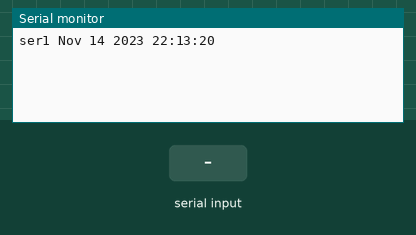
Bench run of a sketch on a simulated Arduino Mega 2560, built with avr-gcc and run on an emulated ATmega2560. On the bench: the last lines printed to the serial monitor. Inputs (shaded band) come from the test bench.

Above: at 1.2 s.
1.3 s: "?" received over the second serial link
At 2.5 s:
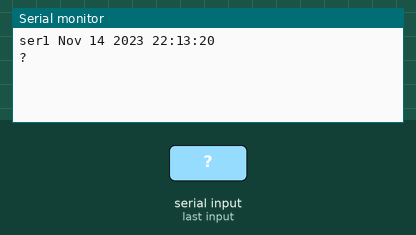
2.8 s: "90,45\n" received over the second serial link
At 3.7 s:
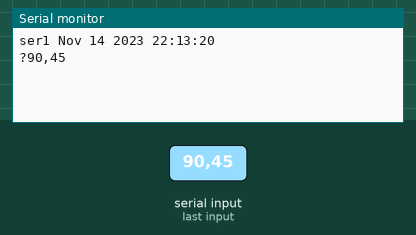
4.3 s: "0\n" received over the second serial link
At 4.9 s:
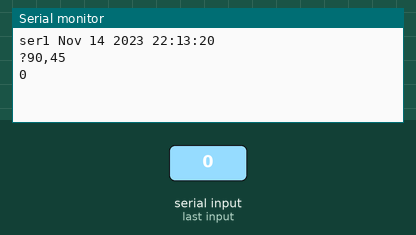
5.8 s: "a90\n" received over the second serial link
At 7.0 s:
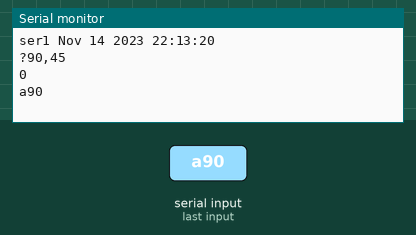
7.3 s: "a,45\n" received over the second serial link
At 8.4 s:
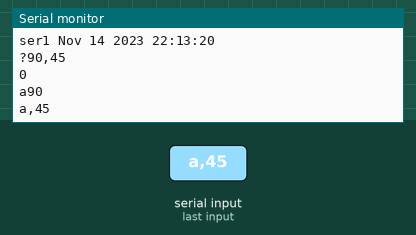

The sketch:

ser1.ino
```cpp
/* Serial1  test fot Mega328PB
  using MiniCore, might have problems if compiling with other boards (e.g. printf)
  TXD1 is PB3 Arduino 11  yello to RX
  RXD1 is PB4 Arduino 12  white to TX
*/

const byte pMOSI = 11; //PB3
const byte pMISO = 12; //PB4
const byte pSCK = 13; //PB4
const byte pSS = 10; //PB4
byte volatile ovcnt;
bool amSlave;
byte spiMode;
byte spiClck;  //Master 0 to 3
const byte dataM = 50;
byte dataIn[dataM];
byte volatile dataInP = 0;
byte volatile dataOutP = 0;
byte dataOut[dataM] = {1, 2, 3, 5, 6, 7, 8, 9};
byte verb = 2;

#include <EEPROM.h>

void prnt(PGM_P p) {
  // output char * from flash,
  while (1) {
    char c = pgm_read_byte(p++);
    if (c == 0) break;
    Serial.write(c);
  }
  Serial.write(" ");
}

void msgF(const __FlashStringHelper *ifsh, uint16_t n) {
  if (verb > 1) {
    PGM_P p = reinterpret_cast<PGM_P>(ifsh);
    prnt(p);
    Serial.println(n);
  }
}

void doCmd(unsigned char tmp) {
  static int  inp;                   // numeric input
  static bool inpAkt = false;        // true if last input was a number
  bool weg = false;
  // handle specials
  if (tmp == '?')  return;
  // handle numbers
  if ( tmp == 8) { //backspace removes last digit
    weg = true;
    inp = inp / 10;
  }
  if ((tmp >= '0') && (tmp <= '9')) {
    weg = true;
    if (inpAkt) {
      inp = inp * 10 + (tmp - '0');
    } else {
      inpAkt = true;
      inp = tmp - '0';
    }
  }
  if (weg) {
    // Serial.print("\b\b\b\b");
    // Serial.print(inp);
    return;
  }

  inpAkt = false;

  switch (tmp) {
    case 'a':   //
      break;

    default:
      Serial.print ("?");
      Serial.println (byte(tmp));
      tmp = '?';
  } //switch
}


void setup() {
  const char ich[] PROGMEM = "ser1 " __DATE__  " " __TIME__;
  //Serial.begin(38400);
  Serial.begin(115200);
  Serial.println(ich);
  Serial1.begin(115200);
}

void loop() {
  unsigned char c;
  if (Serial1.available() > 0) {
    c = Serial1.read();
    Serial.print(char(c));
  }

  if (Serial.available() > 0) {
    c = Serial.read();
    Serial1.print(char(c));
    //doCmd(c);
  }


}
```

Measured:
- after the input at 1.3 s, the serial monitor: prints a new line at once (image 1)
- after the input at 2.8 s, the serial monitor: prints a new line at once (image 2)
- after the input at 4.3 s, the serial monitor: prints a new line at once (image 3)
- after the input at 5.8 s, the serial monitor: prints a new line at once (image 4)
- after the input at 7.3 s, the serial monitor: prints a new line at once (image 5)
